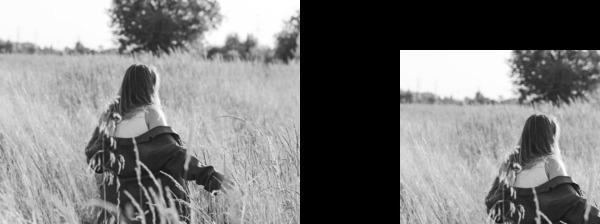
#> input picture avni/girl.jpg, 600 x 224 px
$ python 3.3.py
#> lines starting #> are read from the running program, lines starting #| are printed output that depends on the picture
import numpy as np
import cv2 as cv
img = cv.imread('girl.jpg', 0)
#> img is the input picture: shape (224, 600); min 0, max 255, mean 123.6
rows, cols = img.shape
#> rows = 224; cols = 600
M = np.float32([[1,  0, 0], [0, -1, rows], [0,  0, 1]])
#> M = [[1, 0, 0], [0, -1, 224], [0, 0, 1]]
img_rotation = cv.warpAffine(img,cv.getRotationMatrix2D((cols/2, rows/2),30, 0.6),(cols, rows))
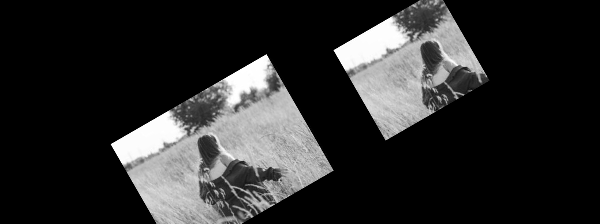
#> img_rotation: shape (224, 600); min 0, max 255, mean 42.5
cv.imshow('img', img_rotation)
cv.imwrite('rotation_out.jpg', img_rotation)
cv.waitKey(0)
cv.destroyAllWindows()

$ run again, with avni/Animals.jpg copied over avni/girl.jpg
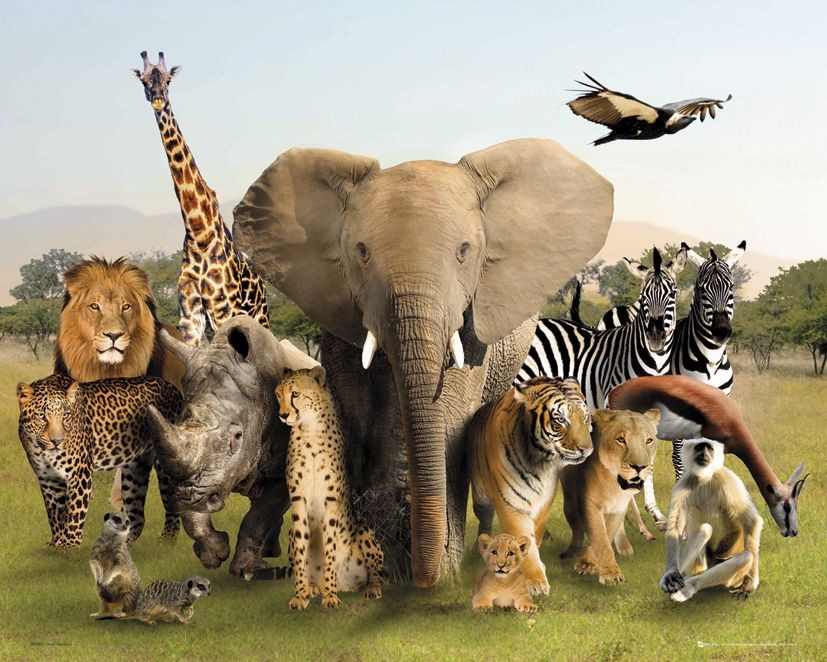
#> input picture avni/Animals.jpg, 827 x 662 px
#> `img = cv.imread('girl.jpg', 0)`:
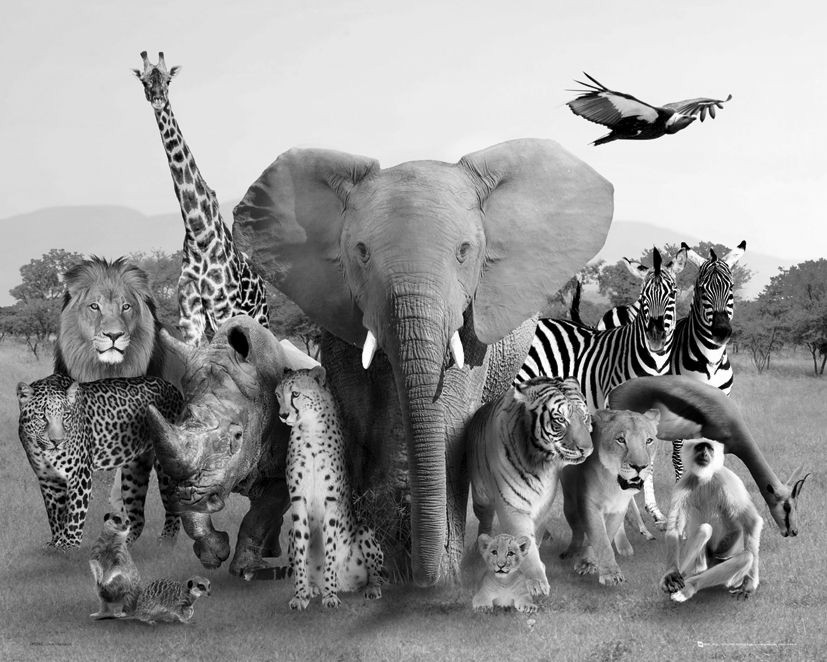
#> img: shape (662, 827); min 0, max 255, mean 149.1
#> `img_rotation = cv.warpAffine(img,cv.getRotationMatrix2D((cols/2, rows/..`:
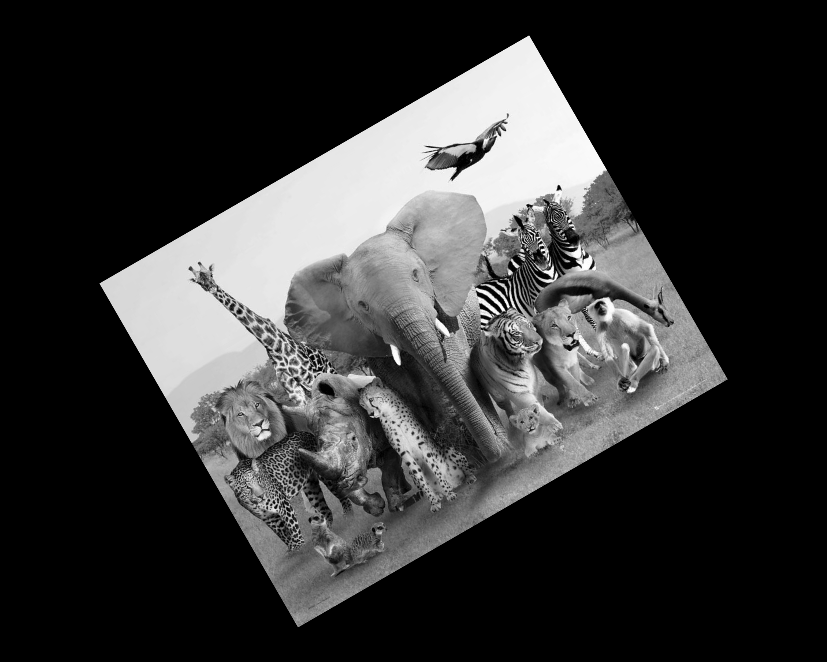
#> img_rotation: shape (662, 827); min 0, max 255, mean 53.7
